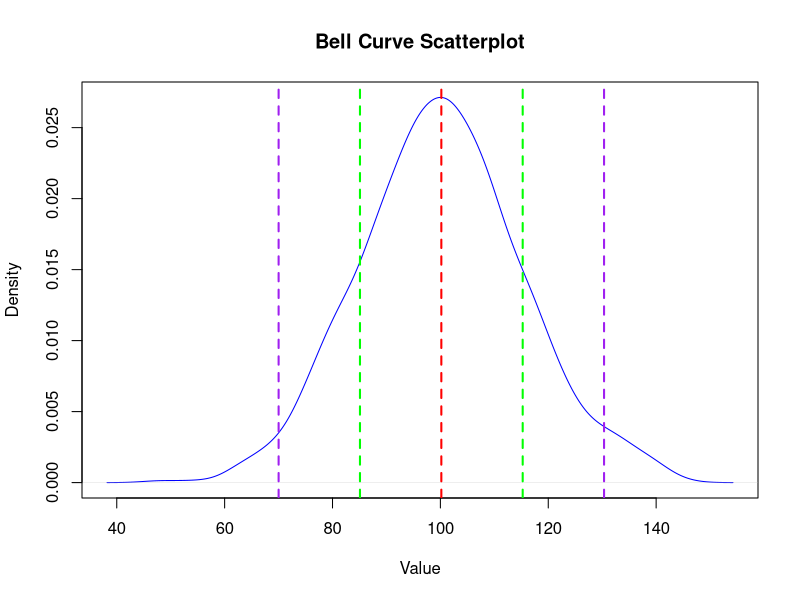

Reproduce this figure in R.
# Generate random numbers from a normal distribution
num_points <- 1000
random_numbers <- rnorm(num_points, mean = 100, sd = 15)

# Create a scatterplot of the random numbers
plot(density(random_numbers), main = "Bell Curve Scatterplot", xlab = "Value", ylab = "Density", col = "blue")

# Calculate mean and standard deviation
mean_val <- mean(random_numbers)
sd_val <- sd(random_numbers)

# Add mean line
abline(v = mean_val, col = "red", lwd = 2, lty = 2, label = "Mean")

# Add +1 & -1 standard deviation lines
abline(v = c(mean_val - sd_val, mean_val + sd_val), col = "green", lwd = 2, lty = 2, label = "SD")

# Add +2 & -2 standard deviation lines
abline(v = c(mean_val - 2 * sd_val, mean_val + 2 * sd_val), col = "purple", lwd = 2, lty = 2, label = "2SD")
